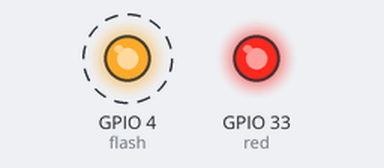
The program below on a simulated ESP32 board running MicroPython. Parts: output pins drawn as LEDs (lit = HIGH). Dashed ring = blinking.

Above: at 0.2 s.
At 5.2 s:
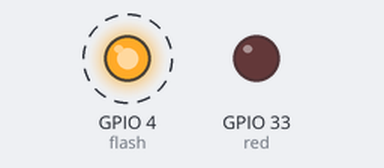
Timing chart, 0 to 6.9 s (numbered marks = the images above):
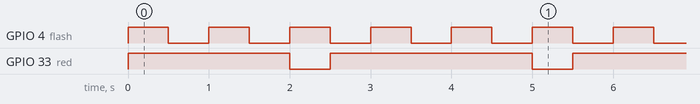

Measured:
- by itself, GPIO 4 (flash): alternates HIGH for 0.50 s and LOW for 0.50 s
- by itself, GPIO 33 (red): alternates HIGH for 2.5 s and LOW for 0.50 s
- by itself, everything shown: repeats every 3.0 s, in 6 steps

The program:

while_true_drainage.py
```python
from machine import Pin
import time

flash = Pin(4, Pin.OUT, value=0)
red = Pin(33, Pin.OUT, value=1)

counter = 1
red_on = 0

try:
    while True:
        flash.value(1)
        if(red_on == 1):
            red.value(0)
        time.sleep_ms(500)

        flash.value(0)
        if(red_on == 1):
            red.value(1)
            red_on = 0
        time.sleep_ms(500)

        counter += 1

        if counter > 2 :
            counter = 0
            red_on = 1

finally:
    flash.value(0)
    red.value(1) 
```
